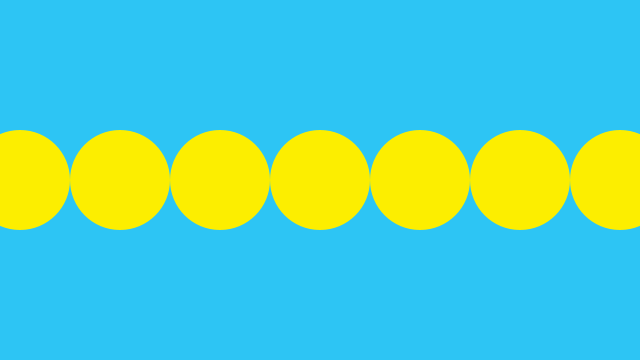
Frame 1 (no input)
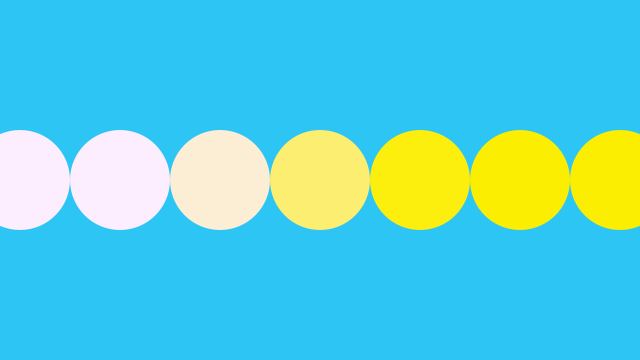
Frame 60 (the mouse pressed at the canvas centre just before this capture)
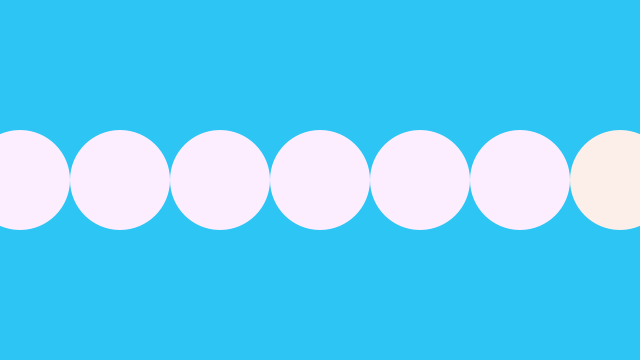
Frame 120 (the mouse held since frame 60 and released just before this capture)

The Processing sketch that drew these frames (run headless with seeded random() and noise(); from frame 60 on, the mouse is pressed at the canvas centre):

// Processing sketch: circles_fade_out
// ── circles_fade_out.pde
// Circles fade out
// The Coding Train / Daniel Shiffman
// Processing Intro Series

// 1: Declare and 2: initialize the variable!
float circleX, circleY, circleSize, circleColor;
float b = 0; //blue value
void setup() {
  size(640, 360);
  circleSize = 100; // initial circle size
  circleX = 0;
  circleY = height/2;
  background(45, 197, 244);
  
}

void draw() {
  background(45, 197, 244);

  noStroke();

  //Use the variables!
  fill(252, 238, b); //circle color
  circle(circleX+20, circleY, circleSize);

  //offset the color of each circle
  fill(252, 238, b - 100); 
  circle(circleX + 120, circleY, circleSize);

  fill(252, 238, b - 200); 
  circle(circleX + 220, circleY, circleSize);

  fill(252, 238, b - 300); 
  circle(circleX + 320, circleY, circleSize);

  fill(252, 238, b - 400); 
  circle(circleX + 420, circleY, circleSize);

  fill(252, 238, b - 500); 
  circle(circleX + 520, circleY, circleSize);

  fill(252, 238, b - 600); 
  circle(circleX + 620, circleY, circleSize);
  
  //increse blue value so color approaches white (255, 255, 255)
  b = b + 7;

}
